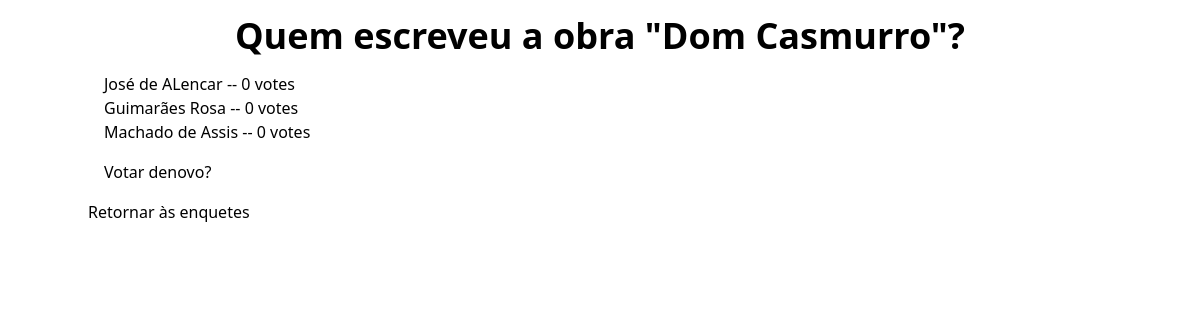
The page /polls/4/results/ on the database its author committed.
### polls/models.py (models this page shows, shortened)
class Question(models.Model):
    question_text = models.CharField(max_length=200)
    pub_date = models.DateTimeField('date published')

class Choice(models.Model):
    question = models.ForeignKey(Question, on_delete=models.CASCADE)
    choice_text = models.CharField(max_length=200)
    votes = models.IntegerField(default=0)

### polls/views.py (the view)
# urls.py: path('<int:pk>/results/', views.ResultsView.as_view(), name='results'),
class ResultsView(generic.DetailView):
    model = Question
    template_name = 'polls/results.html'

### polls/templates/polls/results.html (shortened to what this page needs)
<!DOCTYPE html>
<html lang="en">
{% load tailwind_tags %}
<head>
{% tailwind_css %}
</head>
<body class="container mx-auto">
<h1 class="font-bold text-4xl p-4 text-center">{{ question.question_text }}</h1>
<ul class="mx-4">
{% for choice in question.choice_set.all %}
    <li>{{ choice.choice_text }} -- {{ choice.votes }} vote{{ choice.votes|pluralize }}</li>
{% endfor %}
</ul>
<p class="m-4 hover:font-bold hover:text-blue-700"> <a href="{% url 'polls:detail' question.id %}">Votar denovo?</a></p>
<p class=""><a href="{% url 'polls:index'  %}">Retornar às enquetes</a></p>
</body>
</html>

### rows shown on the page
Question: question_text "Quem escreveu a obra \"Dom Casmurro\"?"
Choice: choice_text "José de ALencar", votes "0"
Choice: choice_text "Guimarães Rosa", votes "0"
Choice: choice_text "Machado de Assis", votes "0"
